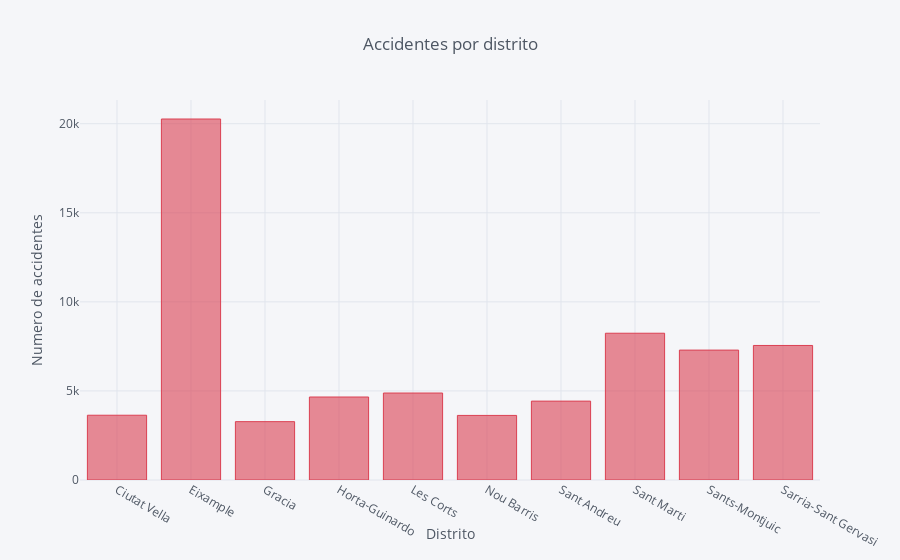

Write notebook code for a chart like this one.
### Code cell
#Mostramos una grafica de los datos:
bcn_distrito.iplot(kind='bar', x='Nombre_Distrito', xTitle='Distrito', color='red',
           yTitle='Numero de accidentes', title='Accidentes por distrito')

### Figure 1 — Plotly figure (JSON) as saved in the notebook; plotly's stock layout.template omitted (floating-point values rounded to 4 significant figures)
{"data": [{"marker": {"color": "rgba(219, 64, 82, 0.6)", "line": {"color": "rgba(219, 64, 82, 1.0)", "width": 1}}, "name": "Numero_accidentes", "orientation": "v", "text": "", "type": "bar", "uid": "be146c22-2686-44f7-8ee9-0c28de8f79da", "x": ["Ciutat Vella", "Eixample", "Gracia", "Horta-Guinardo", "Les Corts", "Nou Barris", "Sant Andreu", "Sant Marti", "Sants-Montjuic", "Sarria-Sant Gervasi"], "y": [3636, 20267, 3276, 4660, 4883, 3626, 4429, 8240, 7293, 7553]}], "layout": {"legend": {"bgcolor": "#F5F6F9", "font": {"color": "#4D5663"}}, "paper_bgcolor": "#F5F6F9", "plot_bgcolor": "#F5F6F9", "title": {"font": {"color": "#4D5663"}, "text": "Accidentes por distrito"}, "xaxis": {"gridcolor": "#E1E5ED", "showgrid": true, "tickfont": {"color": "#4D5663"}, "title": {"font": {"color": "#4D5663"}, "text": "Distrito"}, "zerolinecolor": "#E1E5ED"}, "yaxis": {"gridcolor": "#E1E5ED", "showgrid": true, "tickfont": {"color": "#4D5663"}, "title": {"font": {"color": "#4D5663"}, "text": "Numero de accidentes"}, "zerolinecolor": "#E1E5ED"}}}
